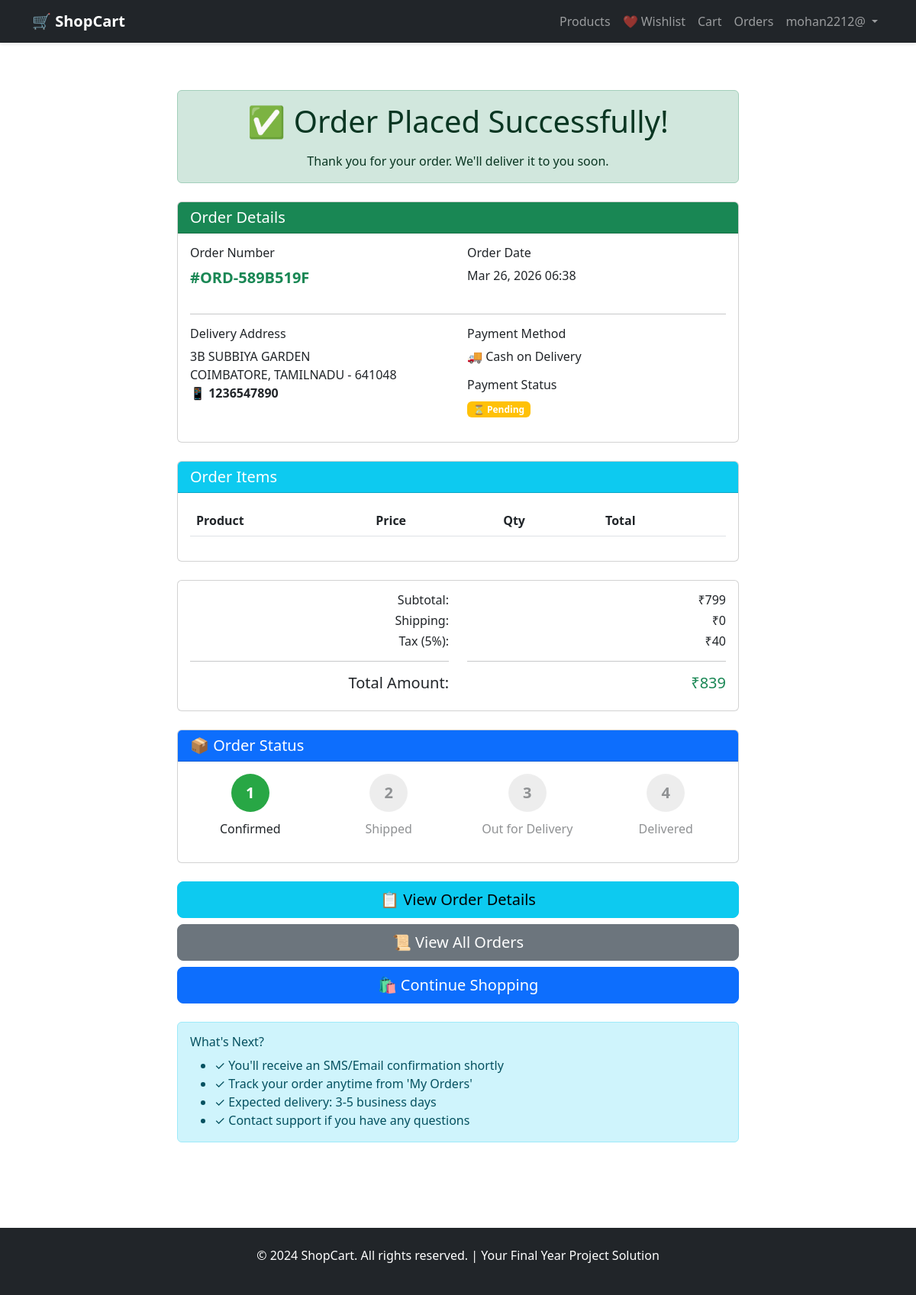
/order-confirmation/1/ (signed in), run on the app's committed database.
### cart/models.py (models this page shows, shortened)
class Order(models.Model):
    ORDER_STATUS_CHOICES = [
        ('pending', 'Pending'),
        ('confirmed', 'Confirmed'),
        ('shipped', 'Shipped'),
        ('delivered', 'Delivered'),
        ('cancelled', 'Cancelled'),
        ('returned', 'Returned'),
    ]
    PAYMENT_METHOD_CHOICES = [
        ('card', 'Credit/Debit Card'),
        ('upi', 'UPI'),
        ('wallet', 'Digital Wallet'),
        ('cod', 'Cash on Delivery'),
    ]
    order_id = models.CharField(max_length=50, unique=True)
    user = models.ForeignKey(User, on_delete=models.SET_NULL, null=True, related_name='orders')
    address = models.ForeignKey(Address, on_delete=models.SET_NULL, null=True)
    payment_method = models.CharField(max_length=20, choices=PAYMENT_METHOD_CHOICES)
    payment_status = models.CharField(max_length=20, choices=[('pending', 'Pending'), ('completed', 'Completed'), ('failed', 'Failed')], default='pending')
    subtotal = models.FloatField()
    shipping_cost = models.FloatField(default=0)
    tax = models.FloatField(default=0)
    coupon_discount = models.FloatField(default=0, null=True, blank=True)
    total_amount = models.FloatField()
    status = models.CharField(max_length=20, choices=ORDER_STATUS_CHOICES, default='pending')
    order_date = models.DateTimeField(auto_now_add=True)
    shipped_date = models.DateTimeField(null=True, blank=True)
    delivered_date = models.DateTimeField(null=True, blank=True)
    special_instructions = models.TextField(null=True, blank=True)
    class Meta:
        ordering = ['-order_date']

class Address(models.Model):
    user = models.ForeignKey(User, on_delete=models.CASCADE, related_name='addresses')
    address_type = models.CharField(max_length=20, choices=[('home', 'Home'), ('office', 'Office')], default='home')
    street_address = models.CharField(max_length=200)
    apartment = models.CharField(max_length=100, null=True, blank=True)
    city = models.CharField(max_length=100)
    state = models.CharField(max_length=100)
    zip_code = models.CharField(max_length=20)
    country = models.CharField(max_length=100, default='India')
    phone = models.CharField(max_length=20)
    is_default = models.BooleanField(default=False)
    created_at = models.DateTimeField(auto_now_add=True)
    class Meta:
        ordering = ['-is_default', '-created_at']

### cart/views.py (the view)
# urls.py: path('order-confirmation/<int:order_id>/', views.order_confirmation, name='order_confirmation'),
@login_required(login_url='login')
def order_confirmation(request, order_id):
    order = get_object_or_404(Order, id=order_id, user=request.user)
    items = order.items.all()
    context = {
        'order': order,
        'items': items,
    }
    return render(request, 'cart/order_confirmation.html', context)

### templates/cart/order_confirmation.html (shortened to what this page needs)
{% extends 'cart/base.html' %}
{% block content %}
<div class="container py-5">
    <div class="row justify-content-center">
        <div class="col-md-8">
            <div class="alert alert-success text-center mb-4">
                <h1 class="mb-3">✅ Order Placed Successfully!</h1>
                <p class="mb-0">Thank you for your order. We'll deliver it to you soon.</p>
            </div>
            <div class="card mb-4">
                <div class="card-header bg-success text-white">
                    <h5 class="mb-0">Order Details</h5>
                </div>
                <div class="card-body">
                    <div class="row mb-3">
                        <div class="col-md-6">
                            <h6>Order Number</h6>
                            <p class="fs-5 fw-bold text-success">#{{ order.order_id }}</p>
                        </div>
                        <div class="col-md-6">
                            <h6>Order Date</h6>
                            <p>{{ order.order_date|date:"M d, Y H:i" }}</p>
                        </div>
                    </div>
                    <hr>
                    <div class="row">
                        <div class="col-md-6">
                            <h6>Delivery Address</h6>
                            <p>
                                {{ order.address.street_address }}
                                {% if order.address.apartment %}<br>{{ order.address.apartment }}{% endif %}<br>
                                {{ order.address.city }}, {{ order.address.state }} - {{ order.address.zip_code }}<br>
                                <strong>📱 {{ order.address.phone }}</strong>
                            </p>
                        </div>
                        <div class="col-md-6">
                            <h6>Payment Method</h6>
                            <p>
                                {% if order.payment_method == 'card' %}
                                    💳 Credit/Debit Card
                                {% elif order.payment_method == 'upi' %}
                                    📱 UPI
                                {% elif order.payment_method == 'wallet' %}
                                    👜 Digital Wallet
                                {% else %}
                                    🚚 Cash on Delivery
                                {% endif %}
                            </p>
                            <h6>Payment Status</h6>
                            <p>
                                {% if order.payment_status == 'completed' %}
                                    <span class="badge bg-success">✓ Paid</span>
                                {% elif order.payment_status == 'pending' %}
                                    <span class="badge bg-warning">⏳ Pending</span>
                                {% else %}
                                    <span class="badge bg-danger">✗ Failed</span>
                                {% endif %}
                            </p>
                        </div>
                    </div>
                </div>
            </div>
            <div class="card mb-4">
                <div class="card-header bg-info text-white">
                    <h5 class="mb-0">Order Items</h5>
                </div>
                <div class="card-body">
                    <div class="table-responsive">
                        <table class="table">
                            <thead>
                                <tr>
                                    <th>Product</th>
                                    <th>Price</th>
                                    <th>Qty</th>
                                    <th>Total</th>
                                </tr>
                            </thead>
                        </table>
                    </div>
                </div>
            </div>
            <div class="card mb-4">
                <div class="card-body">
                    <div class="row text-end">
                        <div class="col-md-6">
                            <h6>Subtotal:</h6>
                            <h6>Shipping:</h6>
                            <h6>Tax (5%):</h6>
                            <hr>
                            <h5>Total Amount:</h5>
                        </div>
                        <div class="col-md-6">
                            <h6>₹{{ order.subtotal|floatformat:0 }}</h6>
                            <h6>₹{{ order.shipping_cost|floatformat:0 }}</h6>
                            <h6>₹{{ order.tax|floatformat:0 }}</h6>
                            <hr>
                            <h5 class="text-success">₹{{ order.total_amount|floatformat:0 }}</h5>
                        </div>
                    </div>
                </div>
            </div>
            <div class="card mb-4">
                <div class="card-header bg-primary text-white">
                    <h5 class="mb-0">📦 Order Status</h5>
                </div>
                <div class="card-body">
                    <div class="row text-center">
                        <div class="col-md-3">
                            <div class="step {% if order.status in 'confirmed,shipped,delivered' %}active{% endif %}">
                                <div class="step-circle">1</div>
                                <p>Confirmed</p>
                            </div>
                        </div>
                        <div class="col-md-3">
                            <div class="step {% if order.status in 'shipped,delivered' %}active{% endif %}">
                                <div class="step-circle">2</div>
                                <p>Shipped</p>
                            </div>
                        </div>
                        <div class="col-md-3">
                            <div class="step {% if order.status == 'delivered' %}active{% endif %}">
                                <div class="step-circle">3</div>
                                <p>Out for Delivery</p>
                            </div>
                        </div>
                        <div class="col-md-3">
                            <div class="step {% if order.status == 'delivered' %}active{% endif %}">
                                <div class="step-circle">4</div>
                                <p>Delivered</p>
                            </div>
                        </div>
                    </div>
                </div>
            </div>
            <div class="d-grid gap-2 mb-4">
                <a href="{% url 'order_detail' order.id %}" class="btn btn-info btn-lg">
                    📋 View Order Details
                </a>
                <a href="{% url 'order_history' %}" class="btn btn-secondary btn-lg">
                    📜 View All Orders
                </a>
                <a href="{% url 'home' %}" class="btn btn-primary btn-lg">
                    🛍️ Continue Shopping
                </a>
            </div>
            <div class="alert alert-info">
                <h6>What's Next?</h6>
                <ul class="mb-0">
                    <li>✓ You'll receive an SMS/Email confirmation shortly</li>
                    <li>✓ Track your order anytime from 'My Orders'</li>
                    <li>✓ Expected delivery: 3-5 business days</li>
                    <li>✓ Contact support if you have any questions</li>
                </ul>
            </div>
        </div>
    </div>
</div>
{% endblock %}

### templates/cart/base.html (shortened to what this page needs)
<!DOCTYPE html>
<html lang="en">
<head>
    <link href="https://cdn.jsdelivr.net/npm/bootstrap@5.3.0/dist/css/bootstrap.min.css" rel="stylesheet">
</head>
<body>
    <nav class="navbar navbar-expand-lg navbar-dark bg-dark fixed-top">
        <div class="container">
            <a class="navbar-brand fw-bold" href="{% url 'home' %}">🛒 ShopCart</a>
            <div class="collapse navbar-collapse" id="navbarNav">
                <ul class="navbar-nav ms-auto">
                    <li class="nav-item">
                        <a class="nav-link" href="{% url 'home' %}">Products</a>
                    </li>
                    {% if user.is_authenticated %}
                        <li class="nav-item">
                            <a class="nav-link" href="{% url 'wishlist' %}">
                                ❤️ Wishlist
                            </a>
                        </li>
                        <li class="nav-item position-relative">
                            <a class="nav-link" href="{% url 'cart' %}">
                                Cart
                            </a>
                        </li>
                        <li class="nav-item">
                            <a class="nav-link" href="{% url 'order_history' %}">Orders</a>
                        </li>
                        <li class="nav-item dropdown">
                            <a class="nav-link dropdown-toggle" href="#" id="userDropdown" role="button" data-bs-toggle="dropdown">
                                {{ user.username }}
                            </a>
                        </li>
                    {% else %}
                        <li class="nav-item">
                            <a class="nav-link" href="{% url 'login' %}">Login</a>
                        </li>
                    {% endif %}
                </ul>
            </div>
        </div>
    </nav>
    <main>
        {% block content %}{% endblock %}
    </main>
    <footer class="bg-dark text-white mt-5 py-4">
        <div class="container text-center">
            <p>&copy; 2024 ShopCart. All rights reserved. | Your Final Year Project Solution</p>
        </div>
    </footer>
</body>
</html>

### templates/cart/base.html (style rules this page uses)
body { padding-top: 70px; }
.navbar { box-shadow: 0 2px 4px rgba(0,0,0,0.1); }

### templates/cart/order_confirmation.html (style rules this page uses)
.step { opacity: 0.5; transition: all 0.3s ease; }
.step.active { opacity: 1; }
.step-circle { width: 50px; height: 50px; border-radius: 50%; background-color: #ddd; display: flex; align-items: center; justify-content: center; margin: 0 auto 10px; font-weight: bold; font-size: 20px; }
.step.active .step-circle { background-color: #28a745; color: white; }

### data on the page
Order: order_id "ORD-589B519F", order_date "Mar 26, 2026 06:38", address.street_address "3B SUBBIYA GARDEN", address.city "COIMBATORE", address.state "TAMILNADU", address.zip_code "641048", address.phone "1236547890", subtotal "799", shipping_cost "0", tax "40", total_amount "839"

### other printed values
{{ user.username }} "mohan2212@"
